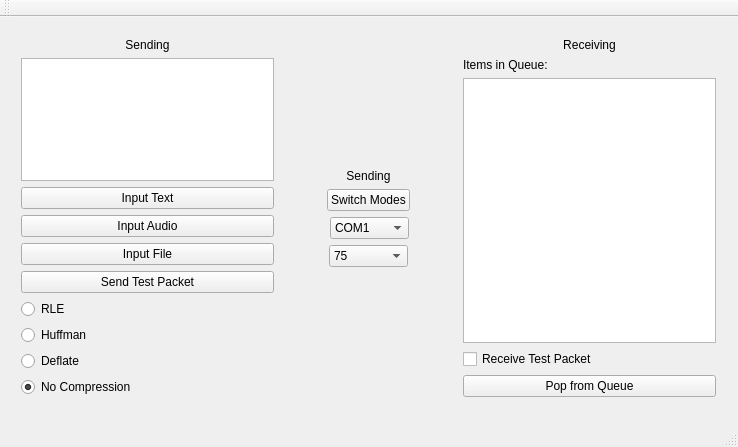
<?xml version="1.0" encoding="UTF-8"?>
<ui version="4.0">
 <class>CMSGUIClass</class>
 <widget class="QMainWindow" name="CMSGUIClass">
  <property name="geometry">
   <rect>
    <x>0</x>
    <y>0</y>
    <width>738</width>
    <height>447</height>
   </rect>
  </property>
  <property name="windowTitle">
   <string>CMSGUI</string>
  </property>
  <widget class="QWidget" name="centralWidget">
   <widget class="QWidget" name="layoutWidget">
    <property name="geometry">
     <rect>
      <x>10</x>
      <y>10</y>
      <width>717</width>
      <height>381</height>
     </rect>
    </property>
    <layout class="QHBoxLayout" name="horizontalLayout_3">
     <item>
      <layout class="QVBoxLayout" name="verticalLayout">
       <item>
        <widget class="QLabel" name="sendingLabel">
         <property name="text">
          <string>Sending</string>
         </property>
         <property name="alignment">
          <set>Qt::AlignCenter</set>
         </property>
        </widget>
       </item>
       <item>
        <widget class="QPlainTextEdit" name="inputText"/>
       </item>
       <item>
        <widget class="QPushButton" name="inputTextButton">
         <property name="text">
          <string>Input Text</string>
         </property>
        </widget>
       </item>
       <item>
        <widget class="QPushButton" name="inputAudioButton">
         <property name="text">
          <string>Input Audio</string>
         </property>
        </widget>
       </item>
       <item>
        <widget class="QPushButton" name="fileButton">
         <property name="text">
          <string>Input File</string>
         </property>
        </widget>
       </item>
       <item>
        <widget class="QPushButton" name="testButton">
         <property name="text">
          <string>Send Test Packet</string>
         </property>
        </widget>
       </item>
       <item>
        <layout class="QVBoxLayout" name="verticalLayout_4">
         <item>
          <widget class="QRadioButton" name="RLERButton">
           <property name="text">
            <string>RLE</string>
           </property>
          </widget>
         </item>
         <item>
          <widget class="QRadioButton" name="huffmanRButton">
           <property name="text">
            <string>Huffman</string>
           </property>
          </widget>
         </item>
         <item>
          <widget class="QRadioButton" name="deflateRButton">
           <property name="text">
            <string>Deflate</string>
           </property>
          </widget>
         </item>
         <item>
          <widget class="QRadioButton" name="uncompRButton">
           <property name="text">
            <string>No Compression</string>
           </property>
           <property name="checked">
            <bool>true</bool>
           </property>
          </widget>
         </item>
        </layout>
       </item>
      </layout>
     </item>
     <item>
      <layout class="QVBoxLayout" name="verticalLayout_3">
       <item>
        <spacer name="verticalSpacer_2">
         <property name="orientation">
          <enum>Qt::Vertical</enum>
         </property>
         <property name="sizeHint" stdset="0">
          <size>
           <width>20</width>
           <height>40</height>
          </size>
         </property>
        </spacer>
       </item>
       <item>
        <widget class="QLabel" name="switchLable">
         <property name="text">
          <string>Sending</string>
         </property>
         <property name="alignment">
          <set>Qt::AlignCenter</set>
         </property>
        </widget>
       </item>
       <item>
        <layout class="QHBoxLayout" name="horizontalLayout">
         <item>
          <spacer name="horizontalSpacer">
           <property name="orientation">
            <enum>Qt::Horizontal</enum>
           </property>
           <property name="sizeHint" stdset="0">
            <size>
             <width>48</width>
             <height>17</height>
            </size>
           </property>
          </spacer>
         </item>
         <item>
          <widget class="QPushButton" name="switchButton">
           <property name="text">
            <string>Switch Modes</string>
           </property>
          </widget>
         </item>
         <item>
          <spacer name="horizontalSpacer_2">
           <property name="orientation">
            <enum>Qt::Horizontal</enum>
           </property>
           <property name="sizeHint" stdset="0">
            <size>
             <width>48</width>
             <height>17</height>
            </size>
           </property>
          </spacer>
         </item>
        </layout>
       </item>
       <item>
        <layout class="QHBoxLayout" name="horizontalLayout_2">
         <item>
          <spacer name="horizontalSpacer_3">
           <property name="orientation">
            <enum>Qt::Horizontal</enum>
           </property>
           <property name="sizeType">
            <enum>QSizePolicy::Ignored</enum>
           </property>
           <property name="sizeHint" stdset="0">
            <size>
             <width>50</width>
             <height>20</height>
            </size>
           </property>
          </spacer>
         </item>
         <item>
          <widget class="QComboBox" name="commBox">
           <property name="currentText">
            <string>COM7</string>
           </property>
           <item>
            <property name="text">
             <string>COM1</string>
            </property>
           </item>
           <item>
            <property name="text">
             <string>COM2</string>
            </property>
           </item>
           <item>
            <property name="text">
             <string>COM3</string>
            </property>
           </item>
           <item>
            <property name="text">
             <string>COM4</string>
            </property>
           </item>
           <item>
            <property name="text">
             <string>COM5</string>
            </property>
           </item>
           <item>
            <property name="text">
             <string>COM6</string>
            </property>
           </item>
           <item>
            <property name="text">
             <string>COM7</string>
            </property>
           </item>
           <item>
            <property name="text">
             <string>COM8</string>
            </property>
           </item>
           <item>
            <property name="text">
             <string>COM9</string>
            </property>
           </item>
          </widget>
         </item>
         <item>
          <spacer name="horizontalSpacer_4">
           <property name="orientation">
            <enum>Qt::Horizontal</enum>
           </property>
           <property name="sizeType">
            <enum>QSizePolicy::Ignored</enum>
           </property>
           <property name="sizeHint" stdset="0">
            <size>
             <width>48</width>
             <height>20</height>
            </size>
           </property>
          </spacer>
         </item>
        </layout>
       </item>
       <item>
        <layout class="QHBoxLayout" name="horizontalLayout_4">
         <item>
          <spacer name="horizontalSpacer_5">
           <property name="orientation">
            <enum>Qt::Horizontal</enum>
           </property>
           <property name="sizeHint" stdset="0">
            <size>
             <width>40</width>
             <height>20</height>
            </size>
           </property>
          </spacer>
         </item>
         <item>
          <widget class="QComboBox" name="speedBox">
           <property name="currentText">
            <string>2400</string>
           </property>
           <item>
            <property name="text">
             <string>75</string>
            </property>
           </item>
           <item>
            <property name="text">
             <string>600</string>
            </property>
           </item>
           <item>
            <property name="text">
             <string>1200</string>
            </property>
           </item>
           <item>
            <property name="text">
             <string>2400</string>
            </property>
           </item>
           <item>
            <property name="text">
             <string>4800</string>
            </property>
           </item>
           <item>
            <property name="text">
             <string>9600</string>
            </property>
           </item>
           <item>
            <property name="text">
             <string>14400</string>
            </property>
           </item>
           <item>
            <property name="text">
             <string>19200</string>
            </property>
           </item>
           <item>
            <property name="text">
             <string>38400</string>
            </property>
           </item>
           <item>
            <property name="text">
             <string>57600</string>
            </property>
           </item>
           <item>
            <property name="text">
             <string>115200</string>
            </property>
           </item>
           <item>
            <property name="text">
             <string>1000000</string>
            </property>
           </item>
          </widget>
         </item>
         <item>
          <spacer name="horizontalSpacer_6">
           <property name="orientation">
            <enum>Qt::Horizontal</enum>
           </property>
           <property name="sizeHint" stdset="0">
            <size>
             <width>40</width>
             <height>20</height>
            </size>
           </property>
          </spacer>
         </item>
        </layout>
       </item>
       <item>
        <spacer name="verticalSpacer">
         <property name="orientation">
          <enum>Qt::Vertical</enum>
         </property>
         <property name="sizeHint" stdset="0">
          <size>
           <width>20</width>
           <height>40</height>
          </size>
         </property>
        </spacer>
       </item>
      </layout>
     </item>
     <item>
      <layout class="QVBoxLayout" name="verticalLayout_2">
       <item>
        <widget class="QLabel" name="label_2">
         <property name="text">
          <string>Receiving</string>
         </property>
         <property name="alignment">
          <set>Qt::AlignCenter</set>
         </property>
        </widget>
       </item>
       <item>
        <widget class="QLabel" name="itemsLabel">
         <property name="text">
          <string>Items in Queue: </string>
         </property>
        </widget>
       </item>
       <item>
        <widget class="QTextEdit" name="outputText">
         <property name="readOnly">
          <bool>true</bool>
         </property>
        </widget>
       </item>
       <item>
        <widget class="QCheckBox" name="testBox">
         <property name="text">
          <string>Receive Test Packet</string>
         </property>
        </widget>
       </item>
       <item>
        <widget class="QPushButton" name="popButton">
         <property name="text">
          <string>Pop from Queue</string>
         </property>
        </widget>
       </item>
      </layout>
     </item>
    </layout>
   </widget>
  </widget>
  <widget class="QMenuBar" name="menuBar">
   <property name="geometry">
    <rect>
     <x>0</x>
     <y>0</y>
     <width>738</width>
     <height>21</height>
    </rect>
   </property>
  </widget>
  <widget class="QToolBar" name="mainToolBar">
   <attribute name="toolBarArea">
    <enum>TopToolBarArea</enum>
   </attribute>
   <attribute name="toolBarBreak">
    <bool>false</bool>
   </attribute>
  </widget>
  <widget class="QStatusBar" name="statusBar"/>
 </widget>
 <layoutdefault spacing="6" margin="11"/>
 <resources>
  <include location="CMSGUI.qrc"/>
 </resources>
 <connections/>
</ui>
